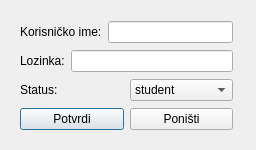
<?xml version="1.0" encoding="UTF-8"?>
<ui version="4.0">
 <class>loginedit</class>
 <widget class="QDialog" name="loginedit">
  <property name="geometry">
   <rect>
    <x>0</x>
    <y>0</y>
    <width>256</width>
    <height>150</height>
   </rect>
  </property>
  <property name="windowTitle">
   <string>Uredi korisnika</string>
  </property>
  <property name="windowIcon">
   <iconset>
    <normaloff>../ipi.jpg</normaloff>../ipi.jpg</iconset>
  </property>
  <widget class="QWidget" name="layoutWidget">
   <property name="geometry">
    <rect>
     <x>20</x>
     <y>20</y>
     <width>213</width>
     <height>115</height>
    </rect>
   </property>
   <layout class="QVBoxLayout" name="verticalLayout">
    <item>
     <layout class="QHBoxLayout" name="horizontalLayout">
      <item>
       <widget class="QLabel" name="lbl_user">
        <property name="text">
         <string>Korisničko ime:</string>
        </property>
       </widget>
      </item>
      <item>
       <widget class="QLineEdit" name="txt_user"/>
      </item>
     </layout>
    </item>
    <item>
     <layout class="QHBoxLayout" name="horizontalLayout_2">
      <item>
       <widget class="QLabel" name="lbl_pass">
        <property name="text">
         <string>Lozinka:</string>
        </property>
       </widget>
      </item>
      <item>
       <widget class="QLineEdit" name="txt_pass"/>
      </item>
     </layout>
    </item>
    <item>
     <layout class="QHBoxLayout" name="horizontalLayout_3">
      <item>
       <widget class="QLabel" name="lbl_status">
        <property name="text">
         <string>Status:</string>
        </property>
       </widget>
      </item>
      <item>
       <widget class="QComboBox" name="cmb_status">
        <item>
         <property name="text">
          <string>student</string>
         </property>
        </item>
        <item>
         <property name="text">
          <string>admin</string>
         </property>
        </item>
       </widget>
      </item>
     </layout>
    </item>
    <item>
     <layout class="QHBoxLayout" name="horizontalLayout_4">
      <item>
       <widget class="QPushButton" name="btn_edit">
        <property name="text">
         <string>Potvrdi</string>
        </property>
       </widget>
      </item>
      <item>
       <widget class="QPushButton" name="btn_cncl">
        <property name="text">
         <string>Poništi</string>
        </property>
       </widget>
      </item>
     </layout>
    </item>
   </layout>
  </widget>
 </widget>
 <resources/>
 <connections/>
</ui>
